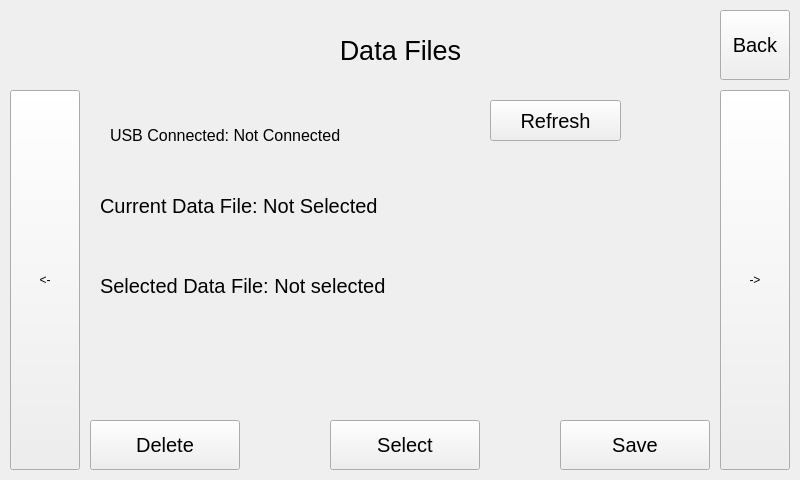
<?xml version="1.0" encoding="UTF-8"?>
<ui version="4.0">
 <class>DataFilesForm</class>
 <widget class="QWidget" name="DataFilesForm">
  <property name="geometry">
   <rect>
    <x>0</x>
    <y>0</y>
    <width>800</width>
    <height>480</height>
   </rect>
  </property>
  <property name="minimumSize">
   <size>
    <width>800</width>
    <height>480</height>
   </size>
  </property>
  <property name="maximumSize">
   <size>
    <width>800</width>
    <height>480</height>
   </size>
  </property>
  <property name="windowTitle">
   <string>Form</string>
  </property>
  <widget class="QPushButton" name="moveRightButton">
   <property name="geometry">
    <rect>
     <x>720</x>
     <y>90</y>
     <width>70</width>
     <height>380</height>
    </rect>
   </property>
   <property name="text">
    <string>-&gt;</string>
   </property>
  </widget>
  <widget class="QPushButton" name="closeButton">
   <property name="geometry">
    <rect>
     <x>720</x>
     <y>10</y>
     <width>70</width>
     <height>70</height>
    </rect>
   </property>
   <property name="font">
    <font>
     <pointsize>15</pointsize>
    </font>
   </property>
   <property name="text">
    <string>Back</string>
   </property>
  </widget>
  <widget class="QLabel" name="Title">
   <property name="geometry">
    <rect>
     <x>0</x>
     <y>20</y>
     <width>801</width>
     <height>61</height>
    </rect>
   </property>
   <property name="font">
    <font>
     <pointsize>20</pointsize>
     <kerning>true</kerning>
    </font>
   </property>
   <property name="text">
    <string>Data Files</string>
   </property>
   <property name="alignment">
    <set>Qt::AlignCenter</set>
   </property>
  </widget>
  <widget class="QPushButton" name="moveLeftButton">
   <property name="geometry">
    <rect>
     <x>10</x>
     <y>90</y>
     <width>70</width>
     <height>380</height>
    </rect>
   </property>
   <property name="text">
    <string>&lt;-</string>
   </property>
  </widget>
  <widget class="QLabel" name="usbStatus">
   <property name="geometry">
    <rect>
     <x>110</x>
     <y>120</y>
     <width>301</width>
     <height>31</height>
    </rect>
   </property>
   <property name="font">
    <font>
     <pointsize>12</pointsize>
    </font>
   </property>
   <property name="text">
    <string>USB Connected: Not Connected</string>
   </property>
  </widget>
  <widget class="QPushButton" name="refreshButton">
   <property name="geometry">
    <rect>
     <x>490</x>
     <y>100</y>
     <width>131</width>
     <height>41</height>
    </rect>
   </property>
   <property name="font">
    <font>
     <pointsize>15</pointsize>
    </font>
   </property>
   <property name="text">
    <string>Refresh</string>
   </property>
  </widget>
  <widget class="QPushButton" name="deleteButton">
   <property name="geometry">
    <rect>
     <x>90</x>
     <y>420</y>
     <width>150</width>
     <height>50</height>
    </rect>
   </property>
   <property name="font">
    <font>
     <pointsize>15</pointsize>
    </font>
   </property>
   <property name="text">
    <string>Delete</string>
   </property>
  </widget>
  <widget class="QPushButton" name="selectButton">
   <property name="geometry">
    <rect>
     <x>330</x>
     <y>420</y>
     <width>150</width>
     <height>50</height>
    </rect>
   </property>
   <property name="font">
    <font>
     <pointsize>15</pointsize>
    </font>
   </property>
   <property name="text">
    <string>Select</string>
   </property>
  </widget>
  <widget class="QPushButton" name="saveButton">
   <property name="geometry">
    <rect>
     <x>560</x>
     <y>420</y>
     <width>150</width>
     <height>50</height>
    </rect>
   </property>
   <property name="font">
    <font>
     <pointsize>15</pointsize>
    </font>
   </property>
   <property name="text">
    <string>Save</string>
   </property>
  </widget>
  <widget class="QLabel" name="currentFileLabel">
   <property name="geometry">
    <rect>
     <x>100</x>
     <y>180</y>
     <width>611</width>
     <height>51</height>
    </rect>
   </property>
   <property name="font">
    <font>
     <pointsize>15</pointsize>
    </font>
   </property>
   <property name="text">
    <string>Current Data File: Not Selected</string>
   </property>
  </widget>
  <widget class="QLabel" name="selectedFileLabel">
   <property name="geometry">
    <rect>
     <x>100</x>
     <y>260</y>
     <width>611</width>
     <height>51</height>
    </rect>
   </property>
   <property name="font">
    <font>
     <pointsize>15</pointsize>
    </font>
   </property>
   <property name="text">
    <string>Selected Data File: Not selected</string>
   </property>
  </widget>
  <zorder>Title</zorder>
  <zorder>moveRightButton</zorder>
  <zorder>closeButton</zorder>
  <zorder>moveLeftButton</zorder>
  <zorder>usbStatus</zorder>
  <zorder>refreshButton</zorder>
  <zorder>deleteButton</zorder>
  <zorder>selectButton</zorder>
  <zorder>saveButton</zorder>
  <zorder>currentFileLabel</zorder>
  <zorder>selectedFileLabel</zorder>
 </widget>
 <resources/>
 <connections/>
</ui>
